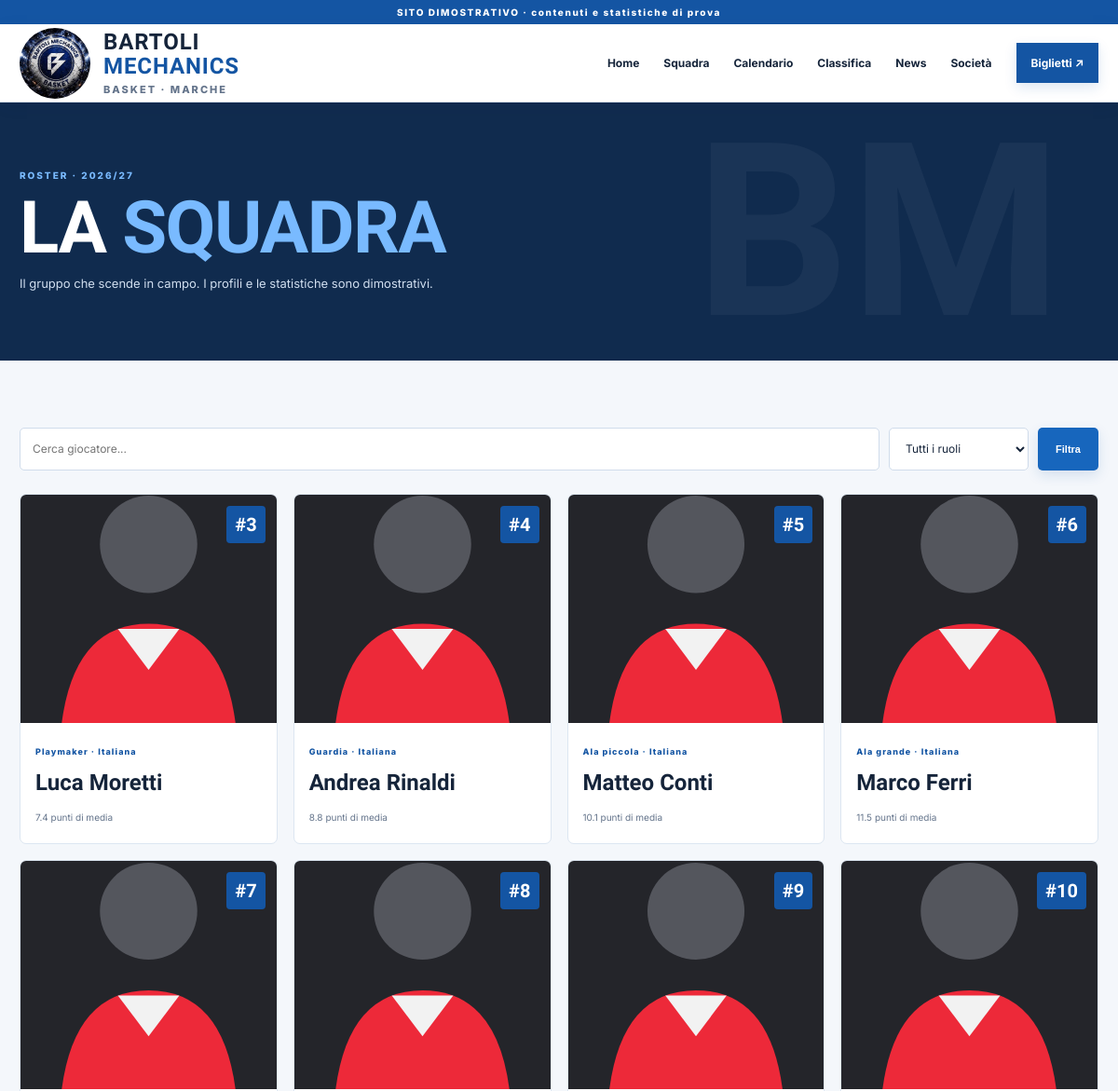
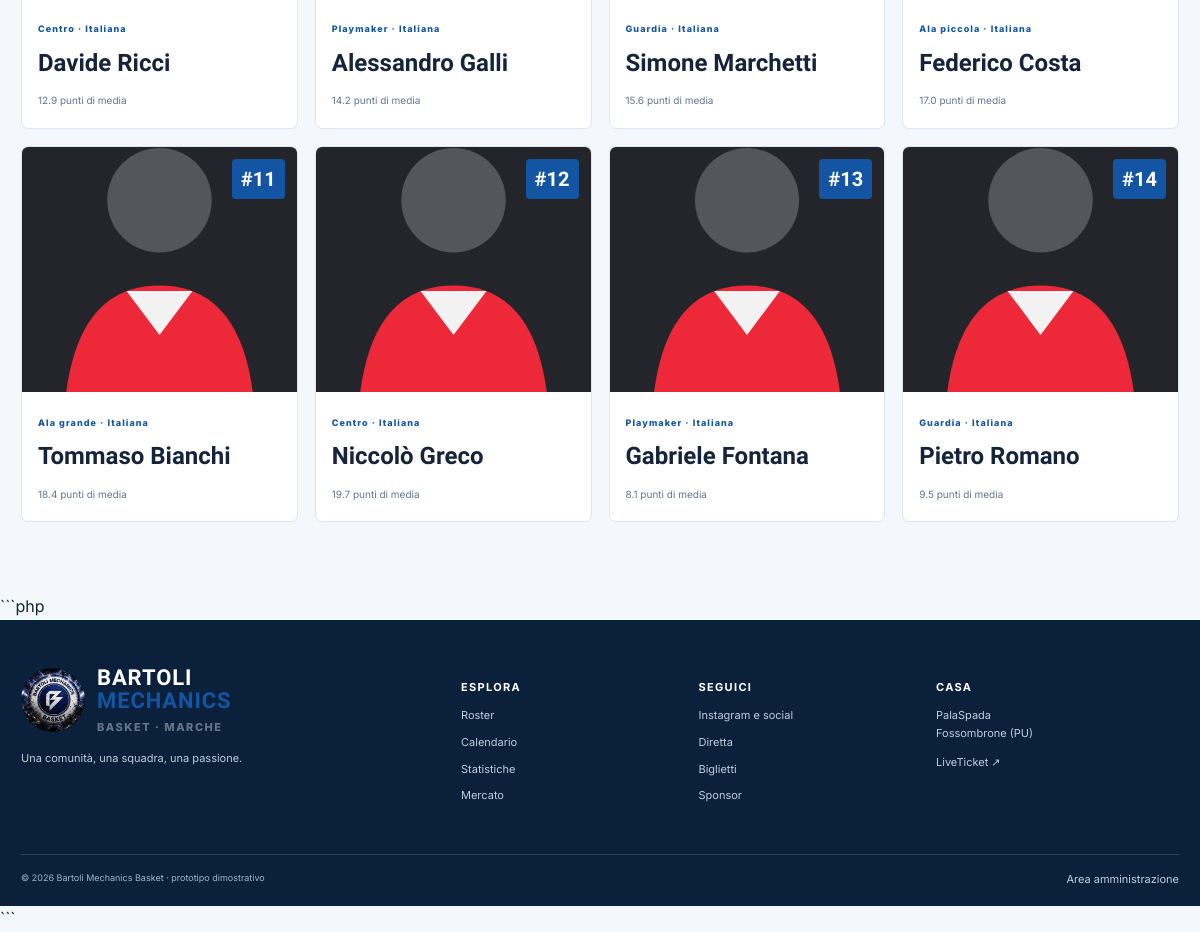
Screenshot of /squadra.php with the database file from the repository (2 pictures, top to bottom).
### tables this page shows
CREATE TABLE IF NOT EXISTS players (id INT UNSIGNED AUTO_INCREMENT PRIMARY KEY, name VARCHAR(120) NOT NULL, jersey_number TINYINT UNSIGNED NOT NULL DEFAULT 0, position ENUM('Playmaker','Guardia','Ala piccola','Ala grande','Centro') NOT NULL DEFAULT 'Guardia', height_cm SMALLINT UNSIGNED DEFAULT NULL, birth_year SMALLINT UNSIGNED DEFAULT NULL, nationality VARCHAR(80) DEFAULT 'Italiana', bio TEXT, points_avg DECIMAL(4,1) NOT NULL DEFAULT 0, rebounds_avg DECIMAL(4,1) NOT NULL DEFAULT 0, assists_avg DECIMAL(4,1) NOT NULL DEFAULT 0, fg_pct DECIMAL(5,2) NOT NULL DEFAULT 0, three_pct DECIMAL(5,2) NOT NULL DEFAULT 0, ft_pct DECIMAL(5,2) NOT NULL DEFAULT 0, image_url VARCHAR(500) NULL, is_demo TINYINT(1) NOT NULL DEFAULT 1, created_at TIMESTAMP DEFAULT CURRENT_TIMESTAMP, updated_at TIMESTAMP DEFAULT CURRENT_TIMESTAMP ON UPDATE CURRENT_TIMESTAMP);

### app/controllers/page.php (called while the page is built)
<?php
$view=__DIR__.'/../views/'.$page.'.php'; if(!is_file($view)){http_response_code(404);$title='Pagina non trovata';require __DIR__.'/../views/404.php';exit;} require $view;

### public/squadra.php (called while the page is built)
<?php require __DIR__.'/../app/bootstrap.php'; $page='squadra'; $title='La squadra'; require __DIR__.'/../app/controllers/page.php'; ?>

### app/bootstrap.php (called while the page is built, shortened)
<?php
function e($v): string
{
    return htmlspecialchars(
        (string) $v,
        ENT_QUOTES | ENT_SUBSTITUTE,
        'UTF-8'
    );
}

### app/views/squadra.php (the view)
<?php require __DIR__.'/partials/header.php'; $role=$_GET['ruolo']??'';$search=trim($_GET['q']??'');$sql='SELECT * FROM players WHERE 1';$args=[];if($role!==''){$sql.=' AND position=?';$args[]=$role;}if($search!==''){$sql.=' AND name LIKE ?';$args[]='%'.$search.'%';}$sql.=' ORDER BY jersey_number';$st=$db->prepare($sql);$st->execute($args);$rows=$st->fetchAll(); ?><section class="page-hero"><div class="wrap"><span class="eyebrow">ROSTER · 2026/27</span><h1>LA <em>SQUADRA</em></h1><p>Il gruppo che scende in campo. I profili e le statistiche sono dimostrativi.</p></div></section><section class="wrap section"><form class="filters" method="get"><input name="q" value="<?= e($search) ?>" placeholder="Cerca giocatore..."><select name="ruolo"><option value="">Tutti i ruoli</option><?php foreach(['Playmaker','Guardia','Ala piccola','Ala grande','Centro'] as $r): ?><option <?= $role===$r?'selected':'' ?>><?= e($r) ?></option><?php endforeach; ?></select><button class="btn btn-red">Filtra</button></form><div class="player-grid"><?php foreach($rows as $p): ?><a class="player-card" href="giocatore.php?id=<?= (int)$p['id'] ?>"><div class="player-photo"><img loading="lazy" src="<?= e($p['image_url']?:'assets/images/player.svg') ?>" alt="Avatar demo di <?= e($p['name']) ?>"><b>#<?= (int)$p['jersey_number'] ?></b></div><div class="player-info"><small><?= e($p['position']) ?> · <?= e($p['nationality']) ?></small><h3><?= e($p['name']) ?></h3><span><?= number_format((float)$p['points_avg'],1) ?> punti di media</span></div></a><?php endforeach; ?></div><?php if(!$rows): ?><p class="empty">Nessun giocatore trovato.</p><?php endif; ?></section><?php require __DIR__.'/partials/footer.php'; ?>

### app/views/partials/header.php (shortened to what this page needs)
<!doctype html>
<html lang="it">
<head>
    <link rel="stylesheet" href="assets/css/style.css">
</head>
<body>
<div class="demo-strip">
    SITO DIMOSTRATIVO · contenuti e statistiche di prova
</div>
<header class="site-header">
    <a class="brand" href="index.php">
        <img
            src="assets/images/bartoli-logo.jpeg"
            alt="Logo Bartoli Mechanics Basket"
        >
        <span>
            BARTOLI <b>MECHANICS</b>
            <small>BASKET · MARCHE</small>
        </span>
    </a>
    <nav class="main-nav">
        <a href="index.php">Home</a>
        <a href="squadra.php">Squadra</a>
        <a href="calendario.php">Calendario</a>
        <a href="classifica.php">Classifica</a>
        <a href="news.php">News</a>
        <a href="storia.php">Società</a>
        <a class="nav-ticket" href="biglietti.php">Biglietti ↗</a>
    </nav>
</header>
<main>

### app/views/partials/footer.php (shortened to what this page needs)
```php
</main>
<footer class="footer">
    <div class="footer-grid">
        <div>
            <a class="brand footer-brand" href="index.php">
                <img
                    src="assets/images/bartoli-logo.jpeg"
                    alt="Logo Bartoli Mechanics Basket"
                >
                <span>
                    BARTOLI <b>MECHANICS</b>
                    <small>BASKET · MARCHE</small>
                </span>
            </a>
            <p>Una comunità, una squadra, una passione.</p>
        </div>
        <div>
            <h3>Esplora</h3>
            <a href="squadra.php">Roster</a>
            <a href="calendario.php">Calendario</a>
            <a href="statistiche.php">Statistiche</a>
            <a href="mercato.php">Mercato</a>
        </div>
        <div>
            <h3>Seguici</h3>
            <a href="social.php">Instagram e social</a>
            <a href="diretta.php">Diretta</a>
            <a href="biglietti.php">Biglietti</a>
            <a href="sponsor.php">Sponsor</a>
        </div>
        <div>
            <h3>Casa</h3>
            <p>PalaSpada<br>Fossombrone (PU)</p>
            <a
                href="https://www.liveticket.it/bartolimechanicsbasket"
                target="_blank"
                rel="noopener"
            >
                LiveTicket ↗
            </a>
        </div>
    </div>
    <div class="footer-bottom">
        <span>© <?= date('Y') ?> Bartoli Mechanics Basket · prototipo dimostrativo</span>
        <a href="../admin/login.php">Area amministrazione</a>
    </div>
</footer>
</body>
</html>

### rows the page displays
players: image_url (picture), jersey_number "3", position "Playmaker", nationality "Italiana", name "Luca Moretti", points_avg "7.4"
players: image_url (picture), jersey_number "4", position "Guardia", nationality "Italiana", name "Andrea Rinaldi", points_avg "8.8"
players: image_url (picture), jersey_number "5", position "Ala piccola", nationality "Italiana", name "Matteo Conti", points_avg "10.1"
players: image_url (picture), jersey_number "6", position "Ala grande", nationality "Italiana", name "Marco Ferri", points_avg "11.5"
players: image_url (picture), jersey_number "7", position "Centro", nationality "Italiana", name "Davide Ricci", points_avg "12.9"
players: image_url (picture), jersey_number "8", position "Playmaker", nationality "Italiana", name "Alessandro Galli", points_avg "14.2"
players: image_url (picture), jersey_number "9", position "Guardia", nationality "Italiana", name "Simone Marchetti", points_avg "15.6"
players: image_url (picture), jersey_number "10", position "Ala piccola", nationality "Italiana", name "Federico Costa", points_avg "17.0"
players: image_url (picture), jersey_number "11", position "Ala grande", nationality "Italiana", name "Tommaso Bianchi", points_avg "18.4"
players: image_url (picture), jersey_number "12", position "Centro", nationality "Italiana", name "Niccolò Greco", points_avg "19.7"
players: image_url (picture), jersey_number "13", position "Playmaker", nationality "Italiana", name "Gabriele Fontana", points_avg "8.1"
players: image_url (picture), jersey_number "14", position "Guardia", nationality "Italiana", name "Pietro Romano", points_avg "9.5"
